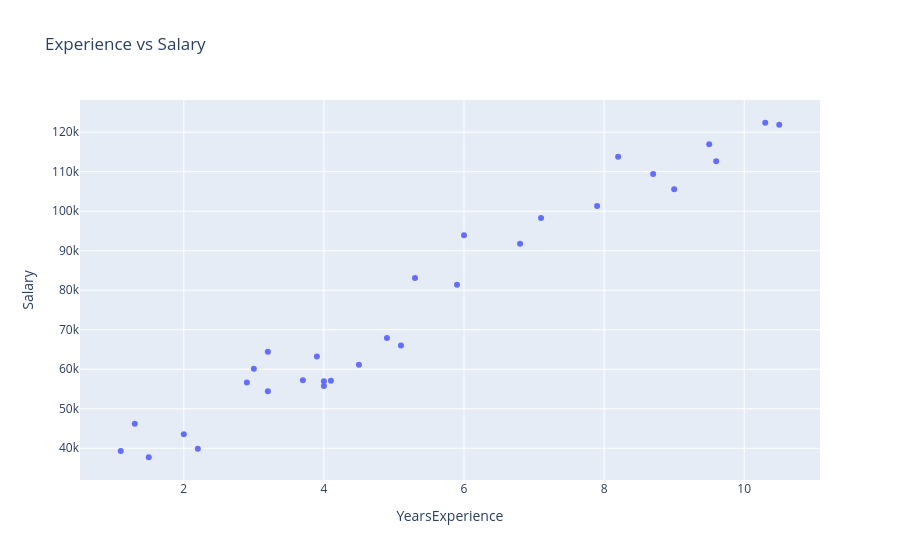

The code cell stored with this chart in its notebook:
### Code cell
fig= px.scatter(df, x='YearsExperience',y='Salary',title='Experience vs Salary')
fig.show()

### Figure 1 — Plotly figure (JSON) as saved in the notebook; plotly's stock layout.template omitted (floating-point values rounded to 4 significant figures)
{"data": [{"hovertemplate": "YearsExperience=%{x}<br>Salary=%{y}<extra></extra>", "legendgroup": "", "marker": {"color": "#636efa", "symbol": "circle"}, "mode": "markers", "name": "", "orientation": "v", "showlegend": false, "type": "scatter", "x": [1.1, 1.3, 1.5, 2.0, 2.2, 2.9, 3.0, 3.2, 3.2, 3.7, 3.9, 4.0, 4.0, 4.1, 4.5, 4.9, 5.1, 5.3, 5.9, 6.0, 6.8, 7.1, 7.9, 8.2, 8.7, 9.0, 9.5, 9.6, 10.3, 10.5], "xaxis": "x", "y": [39340.0, 46200.0, 37730.0, 43520.0, 39890.0, 56640.0, 60150.0, 54440.0, 64440.0, 57190.0, 63220.0, 55790.0, 56960.0, 57080.0, 61110.0, 67940.0, 66030.0, 83090.0, 81360.0, 93940.0, 91740.0, 98270.0, 101300.0, 113800.0, 109400.0, 105600.0, 117000.0, 112600.0, 122400.0, 121900.0], "yaxis": "y"}], "layout": {"legend": {"tracegroupgap": 0}, "title": {"text": "Experience vs Salary"}, "xaxis": {"anchor": "y", "domain": [0, 1], "title": {"text": "YearsExperience"}}, "yaxis": {"anchor": "x", "domain": [0, 1], "title": {"text": "Salary"}}}}
